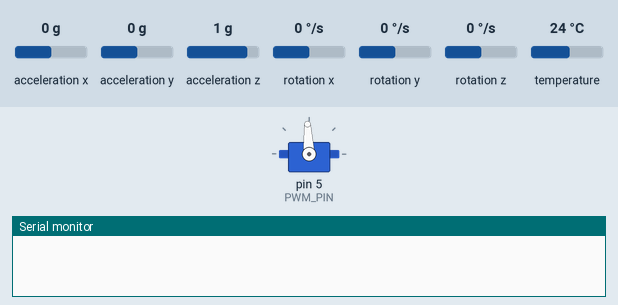
This sketch was run on a simulated Arduino Uno, built with avr-gcc and run on an emulated ATmega328P. On the bench: servo, the last lines printed to the serial monitor. The inputs (shaded band) are chosen by the test bench; at power-on: acceleration y 0 g, acceleration x 0 g, acceleration z 1 g, rotation x 0 °/s, rotation y 0 °/s, rotation z 0 °/s, temperature 24 °C.

Above: at 0.1 s.
At 9.3 s:
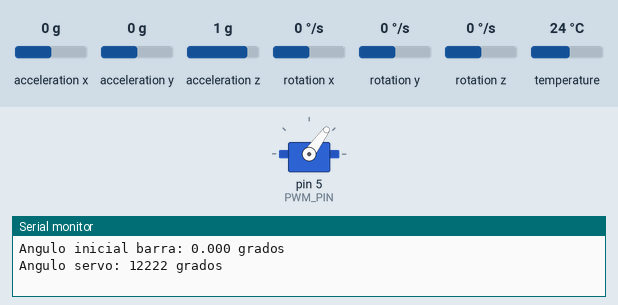
9.4 s: acceleration y set to -1.4 g
At 20.2 s:
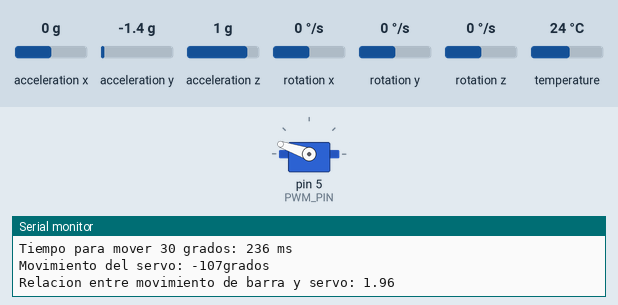
Timing chart, 0 to 20.9 s (numbered marks = the images above; inputs shaded):
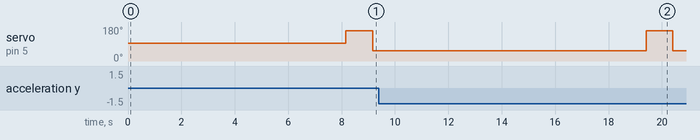

Measured:
- after the input at 9.4 s, servo on pin 5 (PWM_PIN): 54° → 161° after 10.0 s, → 54° 1.0 s later

The sketch:

servo.ino
```cpp
#include <Servo.h>
#include <Adafruit_MPU6050.h>
#include <Adafruit_Sensor.h>
#include <Wire.h>
#include <math.h>

#define PWM_PIN 5

const unsigned long T_MUESTREO = 20000;  // 20 ms = 50 Hz
Servo servo;
Adafruit_MPU6050 mpu;
const int POSE_DE_SETUP = 1500;  // us
const int POSICION_INICIAL = 2200;  // us
const int POSICION_FINAL = 1100;    // us
float sesgo_x = 0;

unsigned long t_inicial = 0; //us

void setup() {
  Serial.begin(115200);
  while (!Serial) {
    delay(10);
  }
  servo.attach(PWM_PIN);
  servo.writeMicroseconds(POSE_DE_SETUP);
  if (!mpu.begin()) {
    Serial.println("NO SE ENCONTRO EL MPU6050");
    while (1) {
      delay(10);
    }
  }
  mpu.setAccelerometerRange(MPU6050_RANGE_8_G);
  mpu.setGyroRange(MPU6050_RANGE_500_DEG);
  mpu.setFilterBandwidth(MPU6050_BAND_44_HZ);

  float suma = 0;
  const int ciclos = 500;
  for (int i = 0; i < ciclos; i++) {
    sensors_event_t a, g, temp;
    mpu.getEvent(&a, &g, &temp);
    suma = suma + g.gyro.x;
    delay(10);
  }
  sesgo_x = suma / ciclos;
  delay(2000);
}

void loop() {

  //mınima precision angular

  // unsigned long t_inicial = micros();
  // static int T_BARRA = 1500;  //RECTO
  // static int contador = 0;
  // contador++;
  // if (contador == 50) {
  //   contador = 0;
  //   if (T_BARRA == 1500) {
  //     T_BARRA = 1520;
  //    } else {T_BARRA = 1500;}
  // }
  // servo.writeMicroseconds(T_BARRA);
  // unsigned long t_final = micros();
  // delay((T_MUESTREO - (t_final - t_inicial)) / 1000);

  // diferencial de 30 grados
  // tiempo en moverse 30 deg: 378ms ~ 416ms

  servo.writeMicroseconds(POSICION_INICIAL);
  delay(1000);
  sensors_event_t a, g, temp;
  mpu.getEvent(&a, &g, &temp);
  float angulo_inicial =atan2(a.acceleration.y, a.acceleration.z)* 180.0 / PI;
  int angulo_servo = servo.read();

  Serial.print("Angulo inicial barra: ");
  Serial.print(angulo_inicial, 3);
  Serial.println(" grados");

  Serial.print("Angulo servo: ");
  Serial.print(angulo_servo, 3);
  Serial.println(" grados");

  for (int i = 0; i < 10000; i++) {
    if (i == 0) {
      t_inicial = millis();
      servo.writeMicroseconds(POSICION_FINAL);
    } else {
      mpu.getEvent(&a, &g, &temp);
      float angulo_final =atan2(a.acceleration.y, a.acceleration.z)* 180.0 / PI;
      if (abs(angulo_final - angulo_inicial) > 30) {
        unsigned long t_final = millis();
        int angulo_servo_f = servo.read();

        Serial.print("Angulo final: ");
        Serial.print(angulo_final, 3);
        Serial.println(" grados");
        Serial.print("Tiempo para mover 30 grados: ");
        Serial.print(t_final - t_inicial-1);//RESTO 1 SON LOS DELAYS
        Serial.println(" ms");
        Serial.print("Movimiento del servo: ");
        Serial.print(angulo_servo_f - angulo_servo);
        Serial.println("grados");
        Serial.print("Relacion entre movimiento de barra y servo: ");
        Serial.println((angulo_servo_f - angulo_servo) / (angulo_final - angulo_inicial));
        break;
      }
      delay(1);
    }
  }
  delay(10000);
}
```
